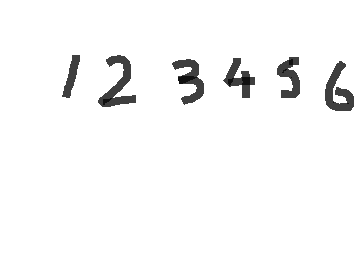
//> input picture Project2/Untitled.png, 364 x 280 px
$ ./Source   (built with g++ and OpenCV 4)
//> lines starting //> are read from the running program, lines starting //| are printed output that depends on the picture
### Project2/NeuralNetwork.h
#pragma once
#include<vector>
#include<ctime>
#include<math.h>
#include<Windows.h>
#include<fstream>
#include<iostream>
#define _HIDELAYER 128
#define _INPUTLAYER 784
#define _OUTPUTLAYER 10
using namespace std;
class Neural
{
public:
	double *weight;
	double m_output;
	double m_error;
	Neural();
	~Neural();

private:

};

//typedef float INPUTLAYER[_INPUTLAYER];//ma trận input của lớp vào
typedef float HIDELAYER_WEIGHT[_INPUTLAYER][_HIDELAYER];//ma trận trọng số lớp ẩn
typedef float HIDELAYER_OUTPUT[_HIDELAYER];//ma trận output lớp ẩn
typedef float OUTPUTLAYER_WEIGHT[_HIDELAYER][_OUTPUTLAYER];//ma trận trọng số lớp ra
typedef float OUTPUTLAYER_OUTPUT[_OUTPUTLAYER];//ma trận output lớp ra
typedef float OUTPUTERROR[_OUTPUTLAYER];//mảng hệ số lỗi của lớp ra
typedef float HIDEERROR[_HIDELAYER];//mảng hệ số lỗi của lớp ẩn


//mạng neural
class NeuralNetwork
{
	float learRate = 0.001;
	float lmbda = 1.0;
	HIDELAYER_WEIGHT m_hideWeight;
	OUTPUTLAYER_WEIGHT m_outWeight;
	HIDELAYER_OUTPUT m_hideOut;
	OUTPUTLAYER_OUTPUT m_outOut;
	HIDEERROR m_hideError;
	OUTPUTERROR m_outError;
	float delta1[_INPUTLAYER][_HIDELAYER];
	float delta2[_HIDELAYER][_OUTPUTLAYER];
public:
	//int Count_hideLayer;//số neural lớp ẩn
	int Count_OutLayer;//số neural lớp ra

	NeuralNetwork();
	double training(int count);
	double test();
	double nhandang(float input[]);
	void GhiTrongSo();
	void DocTrongSo();
	// [39 lines left out: functions ConvertToChar_, getImage, getLabel, not called in this run]


	~NeuralNetwork();
};

### Project2/Xulyanh.h
#pragma once
#define _CRT_SECURE_NO_WARNINGS
#include <vector>
#include <iostream>
#include<opencv\cv.h>
#include<opencv\highgui.h>
#include<opencv\cxcore.h>
#include<string>
using namespace cv;
class Xulyanh
{
public:
	Mat source;
	std::vector<Mat> listNumberCurrent;
	Xulyanh(string filename);
	Xulyanh();
	Mat ThresholdImage();
	void Cat_anh();
	void ResizeImage(int,int);
	~Xulyanh();
};

### Project2/NeuralNetwork.cpp
#include "NeuralNetwork.h"
Neural::Neural(){}
Neural::~Neural(){}
double e = std::exp(1.0);


NeuralNetwork::NeuralNetwork()
{

	srand(time(NULL));
	for (int i = 0; i < _INPUTLAYER; i++)
	{
		for (int j = 0; j < _HIDELAYER; j++)
		{
			{double weight;
			do
			{
				int temp = (rand() % 6);
				weight = (double)temp / 10.0;
			} while (!weight);
			int sign = rand() % 2;
			if (sign == 1){
				m_hideWeight[i][j] = (-weight);
			}
			else
				m_hideWeight[i][j] = (weight);
			}

		}
	}
	for (int i = 0; i < _INPUTLAYER; i++)
	{
		for (int j = 0; j < _HIDELAYER; j++)
		{
			delta1[i][j] = 0;
		}
	}
	for (int i = 0; i < _HIDELAYER; i++)
	{
		for (int j = 0; j < _OUTPUTLAYER; j++)
		{
			double weight;
			do
			{
				int temp = (rand() % 6);
				weight = ((double)temp) / 10.0;
			} while (!weight);
			int sign = rand() % 2;
			if (sign == 1){
				m_outWeight[i][j] = (-weight);
			}else
		 	m_outWeight[i][j]= (weight);
			delta2[i][j] = 0.0;
		}
	}
//> further down, imsd is the input picture: 280 rows x 364 cols, CV_8UC1; min 16, max 255, mean 248
}
// [21 lines left out: function GhiTrongSo, not called in this run]
void NeuralNetwork::DocTrongSo()
{
	std::ifstream os("dataTest.txt",ios::in);
	if (!os.is_open()){
		return;
	}
	for (int i = 0; i < _INPUTLAYER; i++)
	{
		for (int j = 0; j < _HIDELAYER; j++)
		{
			os >> m_hideWeight[i][j];
		}
	}
	for (int i = 0; i < _HIDELAYER; i++)
	{
		for (int j = 0; j < _OUTPUTLAYER; j++)
		{
			os >> m_outWeight[i][j];
		}
	}
}
// [87 lines left out: function training, not called in this run]
double NeuralNetwork::nhandang(float input[])
{
	double total_weight1 = 0;
	double total_weight;
	double error = 0;
	double count = 0;
		for (int m = 0; m < _HIDELAYER; m++)
		{
			total_weight = 0;
			for (int k = 0; k < _INPUTLAYER; k++)
			{
				total_weight += input[k] * m_hideWeight[k][m];
			}
			//total_weight -= 30;
			//sau khi tính tổng các input voi trong so tai neural m thì tính đầu ra tại neural này
			m_hideOut[m] = 1.0 / (1.0 + std::pow(e, -lmbda*total_weight));
		}//end lớp ẩn
		double output[_OUTPUTLAYER];
		for (int n = 0; n < _OUTPUTLAYER; n++)
		{
			total_weight1 = 0;
			for (int l = 0; l < _HIDELAYER; l++)
			{
				total_weight1 += m_outWeight[l][n] * m_hideOut[l];
			}
			//total_weight1 -= 30;
			m_outOut[n] = 1.0 / (1.0 + std::pow(e, -lmbda * total_weight1));


		}
		double max = -1;
		int position = 0;
		for (int j = 0; j < _OUTPUTLAYER; j++)
		{
			if (m_outOut[j]>max){
				position = j;
				max = m_outOut[j];
			}
		}


		return position;
}
// [68 lines left out: function test, not called in this run]
NeuralNetwork::~NeuralNetwork()
{

}

### Project2/Xulyanh.cpp
#include "Xulyanh.h"


// [4 lines left out: function Xulyanh, not called in this run]
Xulyanh::Xulyanh()
{
}

void Xulyanh::Cat_anh()
{
	Mat thresh = source;

	int xmin = 10000, ymin = 10000, xmax = -1, ymax = -1;
	//tìm xmin
	for (int i = 0; i <thresh.cols; i++)
	{
		for (int j = 0; j < thresh.rows; j++)
		{
			Scalar colour = thresh.at<uchar>(Point(i, j));
			if (colour[0] != 255)
			{
				xmin = i;
				break;
			}
		}
		if (xmin != 10000)
		{
			break;
		}
	}
//> after the loop, xmin = 62
	//tìm ymin
	for (int i = 0; i <thresh.rows; i++)
	{
		for (int j = 0; j < thresh.cols; j++)
		{
			Scalar colour = thresh.at<uchar>(Point(j, i));
			if (colour[0]!= 255)
			{
				ymin = i;
				break;
			}
		}
		if (ymin != 10000)
		{
			break;
		}
	}
//> this loop made 56 passes
//> ymin on passes 1 to 12: 10000, 10000, 10000, 10000, 10000, 10000, 10000, 10000, 10000, 10000, 10000, 10000
//> after the loop, ymin = 55


	//tìm xmax
	for (int i = thresh.cols - 1; i >= 0; i--)
	{
		for (int j = 0; j < thresh.rows; j++)
		{
			Scalar colour = thresh.at<uchar>(Point(i, j));
			if (colour[0] != 255)
			{
				xmax = i;
				break;
			}
		}
		if (xmax != -1)
		{
			break;
		}
	}
//> this loop made 11 passes
//> xmax on passes 1 to 11: -1, -1, -1, -1, -1, -1, -1, -1, -1, -1, 353
//> after the loop, xmax = 353
	//tìm ymax
	for (int i = thresh.rows - 1; i >= 0; i--)
	{
		for (int j = 0; j < thresh.cols; j++)
		{
			Scalar colour = thresh.at<uchar>(Point(j, i));
			if (colour[0]!= 255)
			{
				ymax = i;
				break;
			}
		}
		if (ymax != -1)
		{
			break;
		}
	}
//> after the loop, ymax = 110


	Mat number = thresh(Rect(xmin, ymin, xmax - xmin+1, ymax - ymin+1));
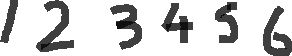
//> number: 56 rows x 292 cols, CV_8UC1; min 16, max 255, mean 211.3


	// chia cắt các dòng trong ảnh
	int x_current, y_current = 0;
	std::vector<Mat> listdongMat;
	bool dongtrang = true;
	//chia dòng
	for (int i = 0; i< number.rows; i++)
	{
		int j;
		for (j = 0; j < number.cols; j++)
		{
			Scalar colour = number.at<uchar>(Point(j, i));
			if (colour[0] != 255)
			{
				if (dongtrang == true)//nếu đang là dòng trắng mà gặp dòng den
				{
					y_current = i;
				}
				dongtrang = false;
				break;
			}
		}
		//nếu trong dòng này toàn màu trắng thì cắt ra
		if (j == number.cols&&dongtrang == false)
		{

			Mat _temp = number(Rect(0, y_current, number.cols, i - y_current));
			listdongMat.push_back(_temp);

			dongtrang = true;
		}
		if (i == number.rows - 1 && dongtrang == false)
		{
			Mat _temp = number(Rect(0, y_current, number.cols, number.rows - y_current));
			listdongMat.push_back(_temp);

		}
	}
//> after the loop, y_current = 0; dongtrang = false
	std::vector<Mat> listNumber;
	for (int z = 0; z < listdongMat.size(); z++)
	{
		dongtrang = true;
		//chia các chữ số trong các ảnh đã cắt dòng
		for (int i = 0; i < listdongMat[z].cols; i++)
		{
			int j;
			for (j = 0; j < listdongMat[z].rows; j++)
			{
				Scalar colour = listdongMat[z].at<uchar>(Point(i, j));
				if (colour[0] != 255)//nếu là màu đen
				{
					if (dongtrang)
					{
						x_current = i;
						dongtrang = false;
					}
					break;
				}
			}
			if (j == listdongMat[z].rows&&dongtrang == false)
			{
				dongtrang = true;
				Mat temp = listdongMat[z](Rect(x_current, 0, i - x_current, listdongMat[z].rows));
				listNumber.push_back(temp);
				}
			if (i == listdongMat[z].cols-1&&!dongtrang)
			{
				dongtrang = true;
				Mat temp = listdongMat[z](Rect(x_current, 0, i - x_current+1, listdongMat[z].rows));
				listNumber.push_back(temp);

			}
		}
	}
//> this loop made 1 pass
//> (x_current, dongtrang) on pass 1: (263, true)
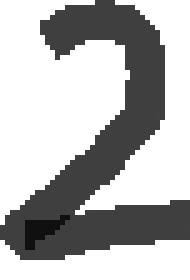
//> listNumber[1]: 56 rows x 38 cols, CV_8UC1 (shown 5 times larger); min 16, max 255, mean 181.3
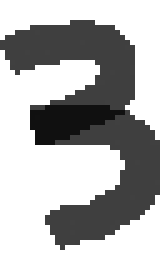
//> listNumber[2]: 56 rows x 32 cols, CV_8UC1 (shown 5 times larger); min 16, max 255, mean 179.3
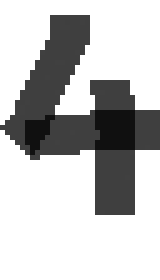
//> listNumber[3]: 56 rows x 32 cols, CV_8UC1 (shown 5 times larger); min 16, max 255, mean 193
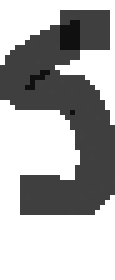
//> listNumber[4]: 56 rows x 23 cols, CV_8UC1 (shown 5 times larger); min 16, max 255, mean 172.2
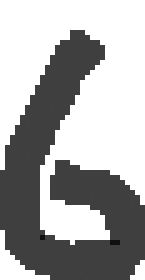
//> listNumber[5]: 56 rows x 29 cols, CV_8UC1 (shown 5 times larger); min 16, max 255, mean 170.4
//> after the loop, dongtrang = true; x_current = 263


	//cắt những đoạn thừa trong ảnh
	for (int i = 0; i < listNumber.size(); i++)
	{
		for (int j = 0; j < listNumber[i].rows; j++)
		{
			int z;
			for (z = 0; z < listNumber[i].cols; z++)
			{
				Scalar colour = listNumber[i].at<uchar>(Point(z, j));
				if (colour[0] != 255)//nếu là màu đen
				{

					y_current = j;
					break;
				}
			}
			if (z != listNumber[i].cols)
			{
				break;
			}
		}
		int y_current1;
		for (int j = listNumber[i].rows - 1; j >= 0; j--)
		{
			int z;
			for (z = 0; z < listNumber[i].cols; z++)
			{
				Scalar colour = listNumber[i].at<uchar>(Point(z, j));
				if (colour[0] != 255)//nếu là màu đen
				{
					y_current1 = j;
					break;
				}
			}
			if (z != listNumber[i].cols)
			{
				break;
			}
		}
		Mat temp = listNumber[i](Rect(0, y_current, listNumber[i].cols, y_current1 - y_current + 1));
		this->listNumberCurrent.push_back(temp);

	}
//> this loop made 6 passes
//> (y_current, y_current1) on passes 1 to 6: (0, 42), (0, 51), (4, 49), (3, 42), (2, 42), (6, 55)
//> pass 3, in Cat_anh, `Mat temp = listNumber[i](Rect(0, y_current, listNumber[i].cols, y_curr..`:
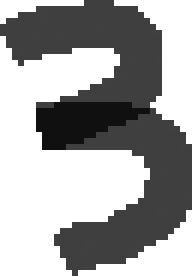
//> temp: 46 rows x 32 cols, CV_8UC1 (shown 6 times larger); min 16, max 255, mean 162.9
//> after the loop, y_current = 6
}
void Xulyanh::ResizeImage(int width,int height)
{
//> called with width = 16, height = 16
	for (int i = 0; i < listNumberCurrent.size(); i++)
	{
		resize(listNumberCurrent[i], listNumberCurrent[i], Size(width, height));
	}
//> this loop made 6 passes
}
Xulyanh::~Xulyanh()
{
}

### Project2/Source.cpp
#define _CRT_SECURE_NO_WARNINGS
#include"Xulyanh.h"
#include<fstream>
#include<stack>
#include"NeuralNetwork.h"
#include"TinhToanBieuThuc.h"
#include<ctime>
#include<fstream>
#include<vector>
#define Image_count 60000
float input[784];
// [162 lines left out: functions readBEInt, tool, nhandang, load1, not called in this run]


int main()
{
	clock_t start, end;
	start = clock();

	NeuralNetwork neuralNet = NeuralNetwork();
	neuralNet.DocTrongSo();

	Mat imsd = imread("Untitled.png", CV_8UC1);

	Xulyanh xuly = Xulyanh();
	xuly.source = imsd;
	xuly.Cat_anh();
	xuly.ResizeImage(16,16);
	ofstream os;
	os.open("dataTest.dat", ios::out | ios::binary);
	char s[1];
	s[0] = xuly.listNumberCurrent.size();
	os.write(s, 1);

	for (int i = 0; i < xuly.listNumberCurrent.size(); i++)
	{
		for (int j = 0; j < xuly.listNumberCurrent[i].cols; j++){
			char s[1];
			s[0] = char(i + 48);
			string temp;
				temp.assign(s, 1);
				temp += ".jpg";
				imshow(temp, xuly.listNumberCurrent[i]);
			for (int k = 0; k < xuly.listNumberCurrent[i].rows; k++)
			{
				Scalar colour = xuly.listNumberCurrent[i].at<uchar>(Point(k, j));
				if (colour[0] != 255)//nếu là màu đen
				{
					s[0] = 1;
					os.write(s, 1);
					input[(j + 6) * 28 + (k + 6)] = 1;
				}
				else
				{
					s[0] = 0;
					os.write(s, 1);
					input[(j + 6) * 28 + (k + 6)] = 0;
				}

			}

		}
		for (int j = 0; j < 28; j++){

			for (int k = 0; k < 28; k++)
			{
				cout << input[j * 28 + k];
			}
			cout << endl;
		}
		cout << endl;
		cout << neuralNet.nhandang(input) << endl;
	}
	os.close();


	end = clock();

	waitKey();
system("pause");
	return 1;
}
